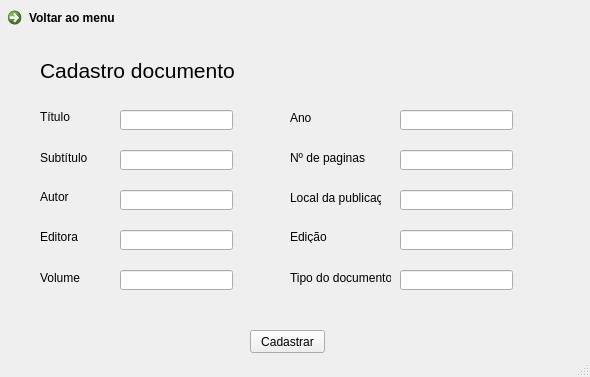
<?xml version="1.0" encoding="UTF-8"?>
<ui version="4.0">
 <class>MainWindow</class>
 <widget class="QMainWindow" name="MainWindow">
  <property name="geometry">
   <rect>
    <x>0</x>
    <y>0</y>
    <width>590</width>
    <height>377</height>
   </rect>
  </property>
  <property name="windowTitle">
   <string>Biblioteca</string>
  </property>
  <widget class="QWidget" name="centralwidget">
   <widget class="QLabel" name="label">
    <property name="geometry">
     <rect>
      <x>40</x>
      <y>110</y>
      <width>47</width>
      <height>13</height>
     </rect>
    </property>
    <property name="text">
     <string>Título</string>
    </property>
   </widget>
   <widget class="QPushButton" name="pushButton">
    <property name="geometry">
     <rect>
      <x>250</x>
      <y>330</y>
      <width>75</width>
      <height>23</height>
     </rect>
    </property>
    <property name="text">
     <string>Cadastrar</string>
    </property>
   </widget>
   <widget class="QLineEdit" name="lineEdit">
    <property name="geometry">
     <rect>
      <x>120</x>
      <y>110</y>
      <width>113</width>
      <height>20</height>
     </rect>
    </property>
   </widget>
   <widget class="QLabel" name="label_2">
    <property name="geometry">
     <rect>
      <x>40</x>
      <y>150</y>
      <width>81</width>
      <height>16</height>
     </rect>
    </property>
    <property name="text">
     <string>Subtítulo</string>
    </property>
   </widget>
   <widget class="QLineEdit" name="lineEdit_2">
    <property name="geometry">
     <rect>
      <x>120</x>
      <y>150</y>
      <width>113</width>
      <height>20</height>
     </rect>
    </property>
   </widget>
   <widget class="QLineEdit" name="lineEdit_3">
    <property name="geometry">
     <rect>
      <x>120</x>
      <y>190</y>
      <width>113</width>
      <height>20</height>
     </rect>
    </property>
   </widget>
   <widget class="QLineEdit" name="lineEdit_4">
    <property name="geometry">
     <rect>
      <x>120</x>
      <y>230</y>
      <width>113</width>
      <height>20</height>
     </rect>
    </property>
   </widget>
   <widget class="QLineEdit" name="lineEdit_5">
    <property name="geometry">
     <rect>
      <x>120</x>
      <y>270</y>
      <width>113</width>
      <height>20</height>
     </rect>
    </property>
   </widget>
   <widget class="QLabel" name="label_3">
    <property name="geometry">
     <rect>
      <x>40</x>
      <y>190</y>
      <width>47</width>
      <height>13</height>
     </rect>
    </property>
    <property name="text">
     <string>Autor</string>
    </property>
   </widget>
   <widget class="QLabel" name="label_4">
    <property name="geometry">
     <rect>
      <x>40</x>
      <y>230</y>
      <width>47</width>
      <height>13</height>
     </rect>
    </property>
    <property name="text">
     <string>Editora</string>
    </property>
   </widget>
   <widget class="QLabel" name="label_5">
    <property name="geometry">
     <rect>
      <x>40</x>
      <y>270</y>
      <width>71</width>
      <height>16</height>
     </rect>
    </property>
    <property name="text">
     <string>Volume</string>
    </property>
   </widget>
   <widget class="QLabel" name="label_6">
    <property name="geometry">
     <rect>
      <x>290</x>
      <y>110</y>
      <width>61</width>
      <height>16</height>
     </rect>
    </property>
    <property name="text">
     <string>Ano</string>
    </property>
   </widget>
   <widget class="QLineEdit" name="lineEdit_6">
    <property name="geometry">
     <rect>
      <x>400</x>
      <y>110</y>
      <width>113</width>
      <height>20</height>
     </rect>
    </property>
   </widget>
   <widget class="QLineEdit" name="lineEdit_7">
    <property name="geometry">
     <rect>
      <x>400</x>
      <y>150</y>
      <width>113</width>
      <height>20</height>
     </rect>
    </property>
   </widget>
   <widget class="QLabel" name="label_7">
    <property name="geometry">
     <rect>
      <x>290</x>
      <y>150</y>
      <width>81</width>
      <height>16</height>
     </rect>
    </property>
    <property name="text">
     <string>Nº de paginas</string>
    </property>
   </widget>
   <widget class="QLineEdit" name="lineEdit_8">
    <property name="geometry">
     <rect>
      <x>400</x>
      <y>190</y>
      <width>113</width>
      <height>20</height>
     </rect>
    </property>
   </widget>
   <widget class="QLabel" name="label_8">
    <property name="geometry">
     <rect>
      <x>290</x>
      <y>190</y>
      <width>91</width>
      <height>16</height>
     </rect>
    </property>
    <property name="text">
     <string>Local da publicação</string>
    </property>
   </widget>
   <widget class="QLineEdit" name="lineEdit_9">
    <property name="geometry">
     <rect>
      <x>400</x>
      <y>230</y>
      <width>113</width>
      <height>20</height>
     </rect>
    </property>
   </widget>
   <widget class="QLabel" name="label_9">
    <property name="geometry">
     <rect>
      <x>290</x>
      <y>230</y>
      <width>47</width>
      <height>13</height>
     </rect>
    </property>
    <property name="text">
     <string>Edição</string>
    </property>
   </widget>
   <widget class="QLabel" name="label_14">
    <property name="geometry">
     <rect>
      <x>40</x>
      <y>60</y>
      <width>241</width>
      <height>21</height>
     </rect>
    </property>
    <property name="font">
     <font>
      <pointsize>16</pointsize>
     </font>
    </property>
    <property name="text">
     <string>Cadastro documento</string>
    </property>
   </widget>
   <widget class="QLabel" name="label_10">
    <property name="geometry">
     <rect>
      <x>290</x>
      <y>270</y>
      <width>101</width>
      <height>16</height>
     </rect>
    </property>
    <property name="text">
     <string>Tipo do documento</string>
    </property>
   </widget>
   <widget class="QLineEdit" name="lineEdit_10">
    <property name="geometry">
     <rect>
      <x>400</x>
      <y>270</y>
      <width>113</width>
      <height>20</height>
     </rect>
    </property>
   </widget>
   <widget class="QCommandLinkButton" name="commandLinkButton_2">
    <property name="geometry">
     <rect>
      <x>0</x>
      <y>0</y>
      <width>185</width>
      <height>41</height>
     </rect>
    </property>
    <property name="text">
     <string>Voltar ao menu</string>
    </property>
    <property name="icon">
     <iconset>
      <normaloff>../seta.png</normaloff>../seta.png</iconset>
    </property>
   </widget>
  </widget>
  <widget class="QStatusBar" name="statusbar"/>
 </widget>
 <resources/>
 <connections/>
</ui>
